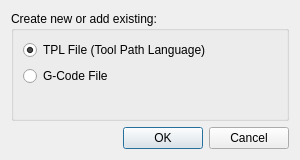
<?xml version="1.0" encoding="UTF-8"?>
<ui version="4.0">
 <class>NewDialog</class>
 <widget class="QDialog" name="NewDialog">
  <property name="geometry">
   <rect>
    <x>0</x>
    <y>0</y>
    <width>300</width>
    <height>160</height>
   </rect>
  </property>
  <property name="minimumSize">
   <size>
    <width>300</width>
    <height>160</height>
   </size>
  </property>
  <property name="maximumSize">
   <size>
    <width>300</width>
    <height>160</height>
   </size>
  </property>
  <property name="windowTitle">
   <string>Create new project or add NC files.</string>
  </property>
  <layout class="QVBoxLayout" name="verticalLayout">
   <item>
    <widget class="QGroupBox" name="groupBox">
     <property name="toolTip">
      <string>Creates a new empty project and closes the current one.</string>
     </property>
     <property name="title">
      <string>Create new or add existing:</string>
     </property>
     <layout class="QVBoxLayout" name="verticalLayout_2">
      <item>
       <widget class="QRadioButton" name="newTPLRadioButton">
        <property name="toolTip">
         <string>Create a new TPL file by selecting a non-existing filename or select an existing TPL file and add it to the current project.</string>
        </property>
        <property name="text">
         <string>TPL File (Tool Path Language)</string>
        </property>
        <property name="checked">
         <bool>true</bool>
        </property>
       </widget>
      </item>
      <item>
       <widget class="QRadioButton" name="newGCodeRadioButton">
        <property name="toolTip">
         <string>Create a new GCode file by selecting a non-existing filename or select an existing GCode file and add it to the current project.</string>
        </property>
        <property name="text">
         <string>G-Code File</string>
        </property>
       </widget>
      </item>
      <item>
       <spacer name="verticalSpacer">
        <property name="orientation">
         <enum>Qt::Vertical</enum>
        </property>
        <property name="sizeHint" stdset="0">
         <size>
          <width>20</width>
          <height>150</height>
         </size>
        </property>
       </spacer>
      </item>
     </layout>
    </widget>
   </item>
   <item>
    <widget class="QDialogButtonBox" name="buttonBox">
     <property name="orientation">
      <enum>Qt::Horizontal</enum>
     </property>
     <property name="standardButtons">
      <set>QDialogButtonBox::Cancel|QDialogButtonBox::Ok</set>
     </property>
    </widget>
   </item>
  </layout>
 </widget>
 <resources/>
 <connections>
  <connection>
   <sender>buttonBox</sender>
   <signal>accepted()</signal>
   <receiver>NewDialog</receiver>
   <slot>accept()</slot>
   <hints>
    <hint type="sourcelabel">
     <x>248</x>
     <y>254</y>
    </hint>
    <hint type="destinationlabel">
     <x>157</x>
     <y>274</y>
    </hint>
   </hints>
  </connection>
  <connection>
   <sender>buttonBox</sender>
   <signal>rejected()</signal>
   <receiver>NewDialog</receiver>
   <slot>reject()</slot>
   <hints>
    <hint type="sourcelabel">
     <x>316</x>
     <y>260</y>
    </hint>
    <hint type="destinationlabel">
     <x>286</x>
     <y>274</y>
    </hint>
   </hints>
  </connection>
 </connections>
</ui>
